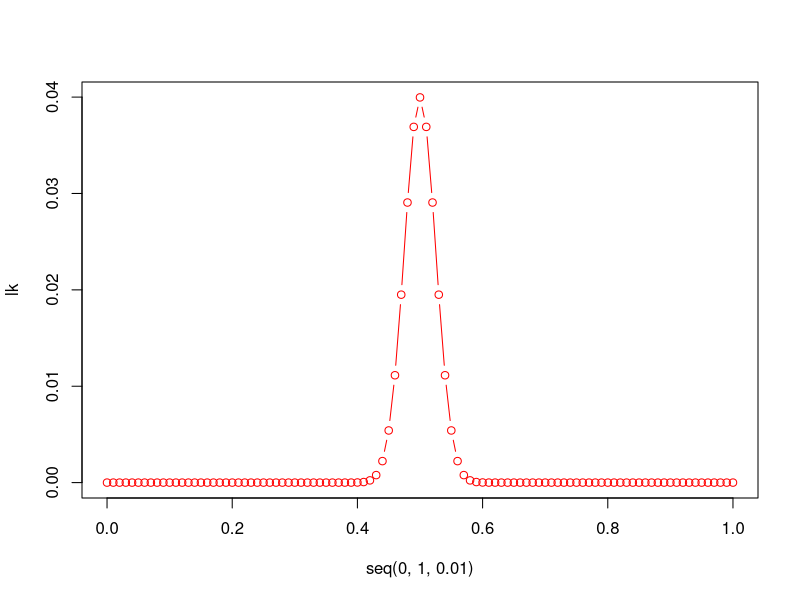

The R source for this figure:
#first we will construct the MLE for binomial/Bernoulli distribution


#data section begins
n<-199*2
x1<-199
#data section ends

#the likelihood function for an observed data, x1 in n trails, is given by

BinLik<-function(p,x1,n){
  lk<-choose(n,x1)*(p^x1)*((1-p)^(n-x1))
  return (lk)
}

#Now we can look to find the value of the parameter 'p' for which the above likelihood function is maximum or (-likelihood is minimum):

# we can in the meanwhile plot and check the parameter value where the function might achieve its maximum:
dp<-0.01
lk<-array(0,integer(1/dp))
i=1
max1<- -10
pmax<-0
for(p in seq(0,1,0.01)){
  lk[i]<-BinLik(p,x1,n)
  if(lk[i]>max1){
    max1<-lk[i]
    pmax<-p
  }
  i=i+1
}
print(c(pmax,max1))
plot(seq(0,1,0.01),lk,type='b',col='red')